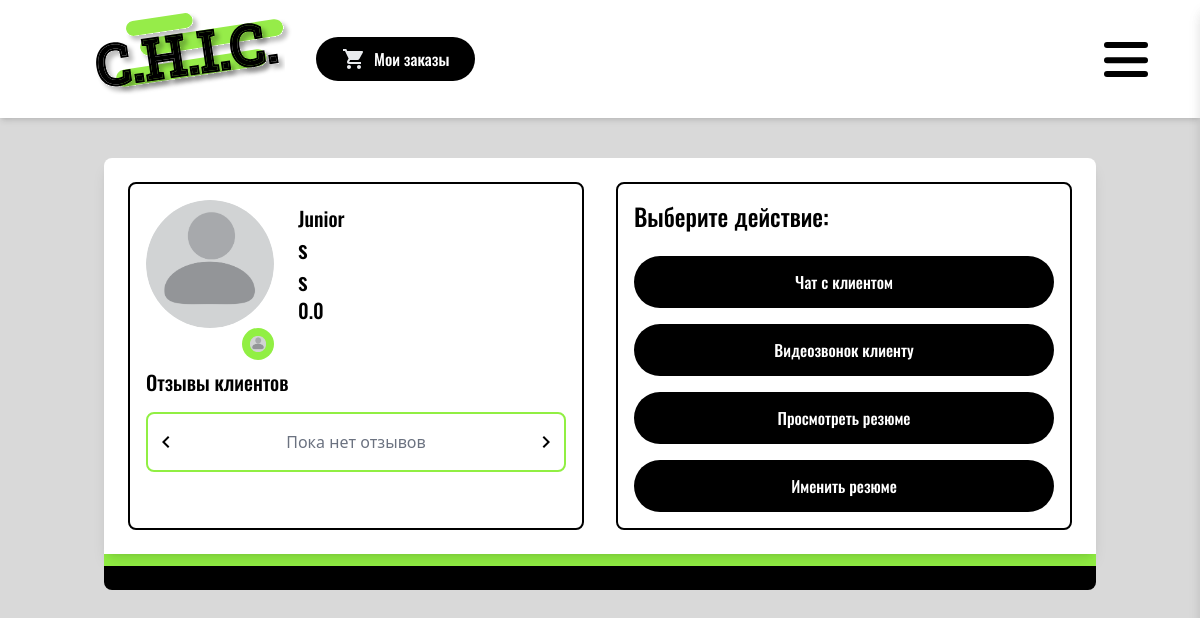
The app's page /lkST (signed in), older data.
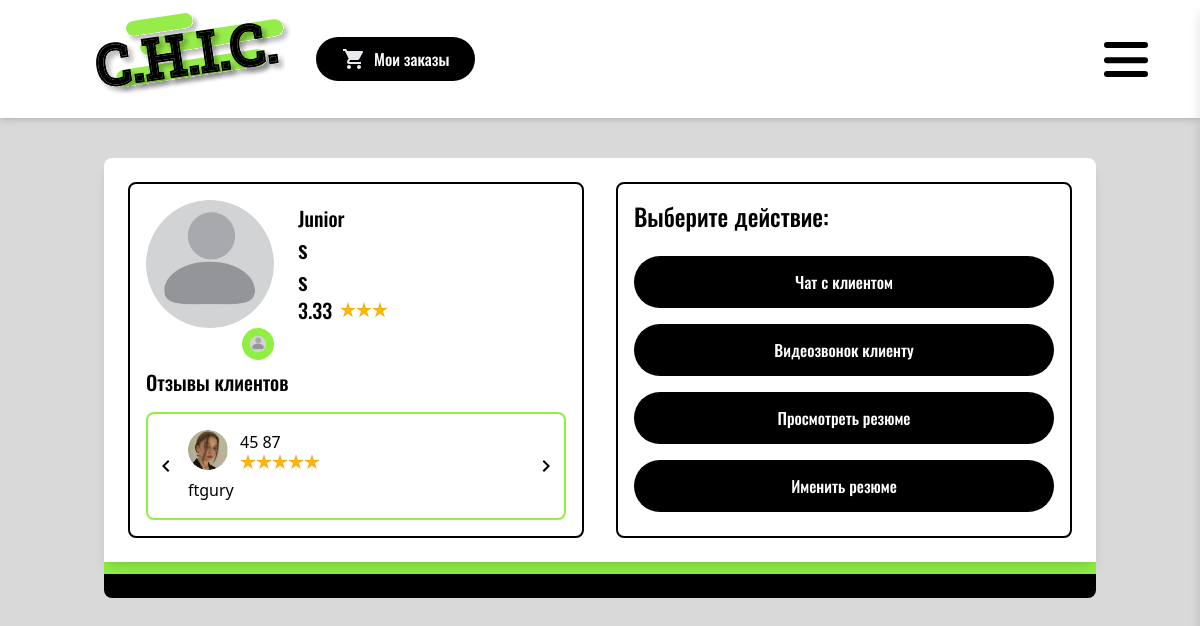
The same page, newer data.
### tables this page shows
CREATE TABLE users (
        user_id INTEGER PRIMARY KEY AUTOINCREMENT,
        first_name TEXT NOT NULL,
        last_name TEXT NOT NULL,
        email TEXT UNIQUE NOT NULL,
        password TEXT NOT NULL,
        created_at TIMESTAMP DEFAULT CURRENT_TIMESTAMP,
        birth_date TEXT,
        stylist BOOLEAN DEFAULT 0,
        level INTEGER DEFAULT 0,
        photo_path TEXT
    );

CREATE TABLE feedbacks (
            id INTEGER PRIMARY KEY AUTOINCREMENT,
            creator_id INTEGER NOT NULL,
            stylist_id INTEGER NOT NULL,
            score INTEGER,
            text TEXT,
            order_id INTEGER,
            FOREIGN KEY (creator_id) REFERENCES users(user_id)
            FOREIGN KEY (stylist_id) REFERENCES users(user_id)
        );

### app.py (the view)
@app.route('/lkST')
def lkST(): ## добавить получение отзывов из бд
    feedbacks_test = [{'id': 1, 'creator_id': 2, 'stylist_id': 2, 'score': 5, 'text': 'Хороший стилист'},
    {'id': 2, 'creator_id': 2, 'stylist_id': 2, 'score': 4, 'text': 'Замечательный стилист'},
    {'id': 3, 'creator_id': 3, 'stylist_id': 2, 'score': 5, 'text': 'Чудесный стилист'},
    {'id': 4, 'creator_id': 5, 'stylist_id': 2, 'score': 0, 'text': 'Еблан'},
    {'id': 5, 'creator_id': 6, 'stylist_id': 2, 'score': 0, 'text': 'Криворукий'}]
    if session:
        if session['stylist'] == 1:
            email = session['email']
            user_info = db.get_user_info_by_email(email)
            feedbacks = db.get_feedbacks(user_info['user_id'])
            print(f'feedbacks: {feedbacks}')
            print(f'user_info: {user_info}')
            sum_scores = 0
            for feedback in feedbacks:
                sum_scores += feedback['score']
            average_score = sum_scores / (len(feedbacks) if len(feedbacks) > 0 else 1)
            completed_orders = db.get_completed_orders_stylist(user_info['user_id']) # завершенные заказы
            current_orders = db.get_current_orders(user_info['user_id']) # активные заказы
            print(f'completed_orders: {completed_orders}')
            print(f'current_orders: {current_orders}')
            avaible_users = db.get_users_without_chats() # доступные клиенты
            print(f'avaible users: {avaible_users}')
            return render_template('lkStilist.html', user_info = user_info, feedbacks = feedbacks,
        average_score=average_score, completed_orders = completed_orders, current_orders = current_orders, users = avaible_users)
        else:
            return redirect(url_for('lkCL'))
    else:
        return redirect(url_for('start_page'))

### db.py (called while the page is built)
def get_db_connection():
    conn = sqlite3.connect('project.db')
    conn.row_factory = sqlite3.Row  # Для обращения к данным по имени столбца
    return conn

def get_user_info_by_email(email):
    conn = get_db_connection()
    cursor = conn.cursor()
    cursor.execute('SELECT * FROM users WHERE email = ?', (email,))
    user_info = cursor.fetchone()
    conn.close()
    return dict(user_info) if user_info else None

def get_completed_orders_stylist(user_id):
    conn = get_db_connection()
    cursor = conn.cursor()
    cursor.execute('''
    SELECT DISTINCT co.*,
           u1.first_name as client_name,
           u2.first_name as stylist_name
    FROM completed_orders co
    JOIN users u1 ON co.client_id = u1.user_id
    JOIN users u2 ON co.stylist_id = u2.user_id
    WHERE co.stylist_id = ?
    AND co.order_status = 'completed'
    ''', (user_id,))
    rows = cursor.fetchall()
    conn.close()
    return [dict(row) for row in rows]

def get_feedbacks(user_id):
    conn = get_db_connection()
    cursor = conn.cursor()
    cursor.execute('''
    SELECT f.*, u.*
    FROM feedbacks f
    JOIN users u ON f.creator_id = u.user_id
    WHERE f.stylist_id = ?
    ''', (user_id,))
    rows = cursor.fetchall()
    conn.close()
    return [dict(row) for row in rows]

def get_users_without_chats():
    conn = get_db_connection()
    cursor = conn.cursor()
    cursor.execute('''
    SELECT DISTINCT u.*, up.*
    FROM users u
    JOIN user_parameters up ON u.user_id = up.user_id
    WHERE u.stylist = 0
    AND u.user_id NOT IN (
        SELECT user_id
        FROM user_chats
    )
    ''')
    rows = cursor.fetchall()
    conn.close()
    return [dict(row) for row in rows]

### templates/lkStilist.html (shortened to what this page needs)
<!DOCTYPE html>
<html lang="en">
   <head>
      <link rel="stylesheet" href="{{ url_for('static', filename='css/output.css') }}">
      <link rel="stylesheet" href="{{ url_for('static', filename='css/customStyles.css') }}">
   </head>
   <body class="bg-customGray font-sans">
    <header class="flex items-center justify-between p-3 bg-customWhite shadow-md">
      <div class="flex items-center gap-6 ml-20">
        <a href="{{ url_for('start_page') }}">
          <img src="{{ url_for('static', filename='assets/img/svg/logoHead.svg') }}" alt="">
        </a>
        <button class="oswald-weight-medium bg-black text-white px-6 py-2 rounded-full hover:bg-customGreen hover:text-black border-2 border-transparent hover:border-black transition-colors flex items-center gap-2 group" onclick="openOrdersModal()">
          <img src="{{ url_for('static', filename='assets/img/svg/myOrders.svg') }}" alt="" class="group-hover:invert">
          Мои заказы
        </button>
      </div>
      <div class="text-3xl cursor-pointer mr-10" onclick="toggleMenu()">
        <img src="{{ url_for('static', filename='assets/img/svg/burger-menu.svg') }}" alt="">
      </div>
    </header>
<main class="container mx-auto mt-10 px-4">
    <div class="grid grid-cols-1 gap-8">
      <div class="bg-white p-6 rounded-t-lg shadow-lg">
        <div class="flex gap-8">
          <div class="flex flex-col bg-customWhite border-2 border-customBlack p-4 rounded-lg flex-1">
            <div class="flex items-center gap-6 mb-6">
    <div class="relative">
      <label for="profilePhotoInput" class="cursor-pointer block">
        {% if user_info.photo_path %}
          <img src="{{ user_info.photo_path }}" alt="Фото профиля" class="w-32 h-32 rounded-full object-cover">
        {% else %}
          <img src="{{ url_for('static', filename='assets/img/png/avatarless.png') }}" alt="Фото профиля" class="w-32 h-32 rounded-full object-cover">
        {% endif %}
        <div class="absolute bottom-0 right-0 bg-customGreen p-2 rounded-full">
          <img src="{{ url_for('static', filename='assets/img/png/avatarless.png') }}" alt="Загрузить фото" class="w-4 h-4">
        </div>
      </label>
    </div>
              <div>
                <div>
                  <p class="text-xl oswald-weight-medium">
                    {% if user_info.level == 0 %}
                    Junior
                    {% elif user_info.level == 1 %}
                    Middle
                    {% elif user_info.level == 2 %}
                    Senior
                    {% endif %}
                  </p>
                </div>
                <h2 class="text-2xl oswald-weight-medium">{{user_info.first_name}}</h2>
                <p class="text-2xl oswald-weight-medium">{{user_info.last_name}}</p>
                <div class="flex items-center gap-2">
                  <p class="text-xl oswald-weight-medium">{{average_score|round(2)}}</p>
                  <div class="flex gap-1">
                    <ul class="flex space-x-1">
                      {% for i in range(average_score|round|int) %}
                      <li><img src="{{ url_for('static', filename='assets/img/svg/star.svg') }}" alt="★" class="w-4 h-4"></li>
                      {% endfor %}
                    </ul>
                  </div>
                </div>
              </div>
            </div>
            <div class="mt-4">
              <h3 class="text-xl oswald-weight-medium mb-4">Отзывы клиентов</h3>
              <div class="relative">
                <div id="reviewsContainer" class="overflow-hidden">
                  <div id="reviewsSlider" class="flex transition-transform duration-300">
                    {% if feedbacks %}
                      {% for feedback in feedbacks %}
                      <div class="border-2 border-customGreen rounded-lg px-10 py-4 w-full flex-shrink-0">
                        <div class="flex items-center gap-3 mb-2">
                          {% if feedback.photo_path %}
                          <img src="{{ url_for('static', filename=feedback.photo_path.replace('./static', '').replace('\\', '/')) }}" alt="Фото клиента" class="w-10 h-10 rounded-full">
                          {% else %}
                          <img src="{{ url_for('static', filename='assets/img/png/avatarClient.png') }}" alt="Фото клиента" class="w-10 h-10 rounded-full">
                          {% endif %}
                          <div>
                            <p class="font-medium">{{feedback.first_name}} {{feedback.last_name}}</p>
                            <div class="flex gap-1">
                              <ul class="flex space-x-1">
                                {% for i in range(feedback.score) %}
                                <li><img src="{{ url_for('static', filename='assets/img/svg/star.svg') }}" alt="★" class="w-4 h-4"></li>
                                {% endfor %}
                              </ul>
                            </div>
                          </div>
                        </div>
                        <p class="text-customBlack">{{feedback.text}}</p>
                      </div>
                      {% endfor %}
                    {% else %}
                      <div class="border-2 border-customGreen rounded-lg px-10 py-4 w-full flex-shrink-0">
                        <p class="text-center text-gray-500">Пока нет отзывов</p>
                      </div>
                    {% endif %}
                  </div>
                </div>
                <button onclick="prevSlide()" class="absolute left-0 top-1/2 transform -translate-y-1/2 text-white p-2 rounded-r">
                  <svg xmlns="http://www.w3.org/2000/svg" height="24px" viewBox="0 0 24 24" width="24px" fill="#000000"><path d="M0 0h24v24H0z" fill="none"/><path d="M15.41 7.41L14 6l-6 6 6 6 1.41-1.41L10.83 12z"/></svg>
                </button>
                <button onclick="nextSlide()" class="absolute right-0 top-1/2 transform -translate-y-1/2 text-white p-2 rounded-l">
                  <svg xmlns="http://www.w3.org/2000/svg" height="24px" viewBox="0 0 24 24" width="24px" fill="#000000"><path d="M0 0h24v24H0z" fill="none"/><path d="M10 6L8.59 7.41 13.17 12l-4.58 4.59L10 18l6-6z"/></svg>
                </button>
              </div>
            </div>
          </div>
          <div class="flex flex-col flex-1 border-2 border-customBlack rounded-lg p-4">
            <h2 class="text-2xl font-bold mb-6 oswald-weight-medium">Выберите действие:</h2>
            <div class="space-y-4">
              <a href="/chats"><button class="w-full oswald-weight-medium bg-black text-white py-3 rounded-full hover:bg-customGreen hover:text-black border-2 border-transparent hover:border-black transition-colors">Чат с клиентом</button></a>
              <button class="w-full oswald-weight-medium bg-black text-white py-3 rounded-full hover:bg-customGreen hover:text-black border-2 border-transparent hover:border-black transition-colors" onclick="openVideoModal()">Видеозвонок клиенту</button>
              <button onclick="window.location.href='{{ url_for('download_resume', user_id=user_info.user_id) }}'" class="w-full oswald-weight-medium bg-black text-white py-3 rounded-full hover:bg-customGreen hover:text-black border-2 border-transparent hover:border-black transition-colors">Просмотреть резюме</button>
              <button onclick="document.getElementById('resumeUpload').click()" class="w-full oswald-weight-medium bg-black text-white py-3 rounded-full hover:bg-customGreen hover:text-black border-2 border-transparent hover:border-black transition-colors">Именить резюме</button>
              </div>
          </div>
        </div>
      </div>
    </div>
  </main>
<div class="container mx-auto px-4">
  <div class="w-full h-3 bg-customGreen mt-0"></div>
  <div class="w-full h-6 bg-customBlack mt-0 rounded-b-lg"></div>
</div>
  </body>
</html>

### static/css/customStyles.css (style rules this page uses)
.oswald-weight-medium { font-family: 'oswald-f', sans-serif; font-weight: 500; }
label { cursor: pointer; }

Row changes from the older to the newer data that the page shows:
added feedbacks: first_name "45", last_name "87", score 5 (drawn), text "ftgury"
Text that changed along with them:
{{ average_score|round(2) }}: "0.0" → "3.33"
text no longer shown: "Пока нет отзывов"
